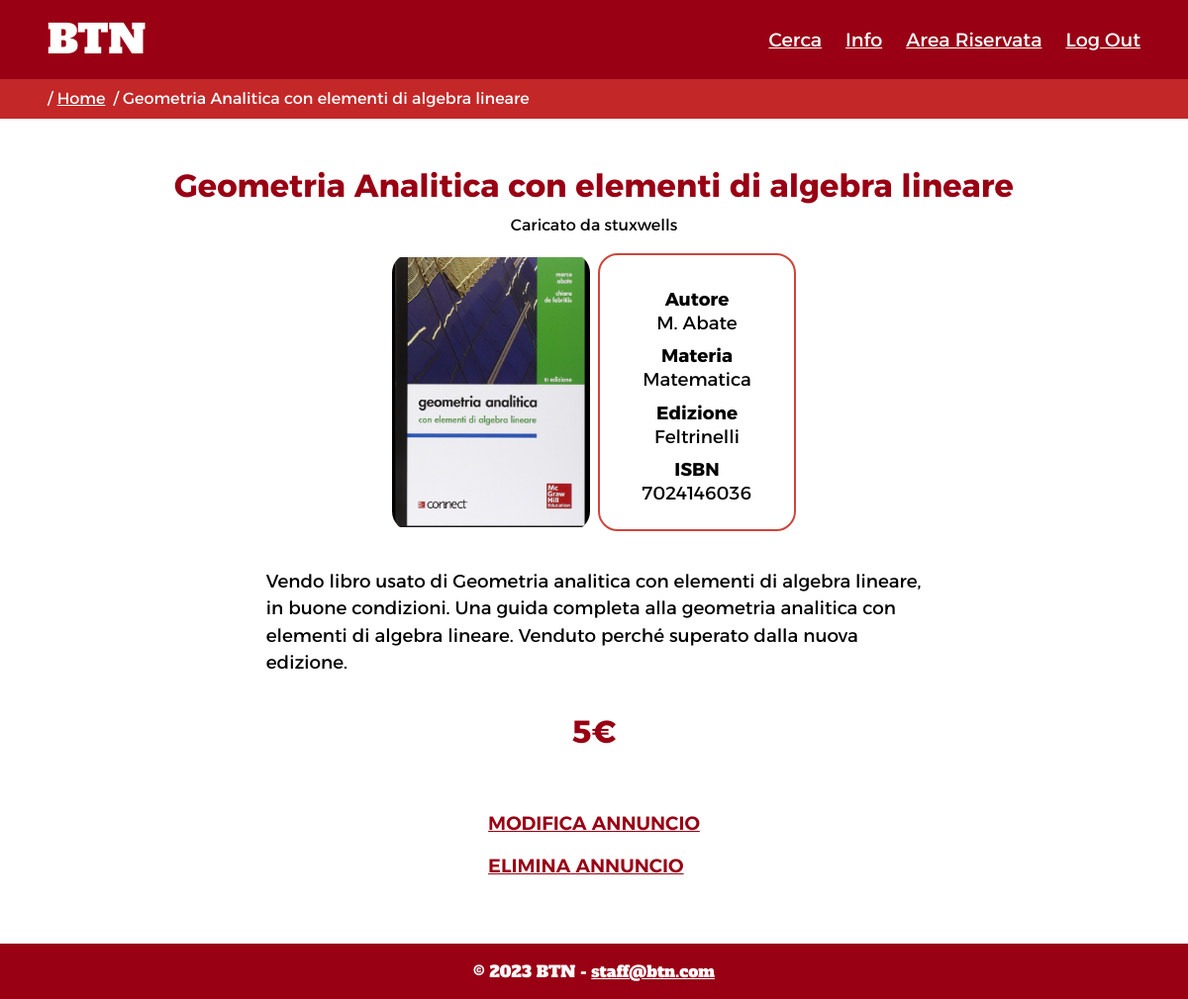
/listing.php?annuncio=206 (signed in), run on the app's committed database.
### tables this page shows
CREATE TABLE `libri` (
  `id` bigint(20) UNSIGNED NOT NULL,
  `autore` varchar(40) NOT NULL,
  `edizione` varchar(40) NOT NULL,
  `ISBN` varchar(13) NOT NULL,
  `mediapath` varchar(300) NOT NULL
);

CREATE TABLE `annunci` (
  `id` bigint(20) UNSIGNED NOT NULL,
  `titolo` varchar(60) NOT NULL,
  `descrizione` varchar(300) NOT NULL,
  `prezzo` double NOT NULL,
  `username` varchar(25) NOT NULL,
  `materia` varchar(60) NOT NULL
);

CREATE TABLE `utenti` (
  `nome` varchar(40) NOT NULL,
  `cognome` varchar(40) NOT NULL,
  `username` varchar(25) NOT NULL,
  `email` varchar(60) NOT NULL,
  `password` varchar(40) NOT NULL,
  `datanascita` date NOT NULL
);

### utils/Database.php (called while the page is built, shortened)
<?php
class Database
{
    private $servername = "localhost";
    private $username = "eitalian";
    private $password = "Uru6oaz3EeGhieje";
    private $dbname = "eitalian";
    private $conn = null;
    public function connect()
    {
        $this->conn = new mysqli($this->servername, $this->username, $this->password, $this->dbname);
    }
    public function query($str)
    {
        if (isset($str) && !empty($str)) {
            $result = $this->conn->query($str);
            return $result;
        }
    }
}

### utils/RichiesteAnnunci.php (called while the page is built, shortened)
<?php
require_once './utils/Authentication.php';
class RichiesteAnnunci
{
    private $auth = null;
    public function __CONSTRUCT()
    {
        $this->auth = new Authentication();
    }
    function getAnnuncio($annuncio)
    {
        $sql = "SELECT * FROM annunci WHERE id = $annuncio";
        $result = $this->auth->db->query($sql);
        $arrayRet = array();
        if ($result->num_rows == 1) {
            $row = $result->fetch_assoc();
            $arrayRet = array("id" => $row['id'], "tipo" => "", "titolo" => $row['titolo'], "descrizione" => $row['descrizione'], "prezzo" => $row['prezzo'], "username" => $row["username"], "mediapath" => "", "materia" => $row['materia'], "autore" => "", "edizione" => "", "isbn" => "", "email" => "");
            $idAnnuncio = $row['id'];
            $sqlTipo = "SELECT * FROM libri JOIN annunci ON annunci.id = libri.id JOIN utenti ON annunci.username=utenti.username WHERE libri.id = $idAnnuncio;";
            $result = $this->auth->db->query($sqlTipo);
            if ($result->num_rows == 1) {
                $row = $result->fetch_assoc();
                $arrayRet['tipo'] = "libri";
                $arrayRet['autore'] = $row['autore'];
                $arrayRet['edizione'] = $row['edizione'];
                $arrayRet['isbn'] = $row['ISBN'];
                $arrayRet['mediapath'] = $row['mediapath'];
                $arrayRet['email'] = $row['email'];
                return $arrayRet;
            }
        }
        return $arrayRet;
    }
}
?>

### utils/listing_control.php (called while the page is built, shortened)
<?php
require_once 'imports.php';
require_once 'RichiesteAnnunci.php';
$request = new RichiesteAnnunci();
if (isset($_GET["annuncio"]) && !empty($_GET["annuncio"])) {
    if (!empty($request->getAnnuncio($_GET["annuncio"]))) {
        $arrayAnnuncio = $request->getAnnuncio($_GET["annuncio"]);
    }else {
        header("Location: ./404.php");
        exit();
    }
}else {
    header("Location: ./404.php");
    exit();
}
?>

### utils/Authentication.php (called while the page is built, shortened)
<?php
require_once "Database.php";
class Authentication
{
    public function __CONSTRUCT()
    {
        $this->db = new Database();
    }
    function getIfLogin()
    {
        if (!isset($_SESSION["loginAccount"]) || empty($_SESSION["loginAccount"]))
            return false;
        else
            return true;
    }
}
?>

### listing.php (the view, shortened to what this page needs)
<?php
require_once "./utils/listing_control.php";
$listing_content = file_get_contents("./contents/listing_content.html");
$user_book = boilerplate($listing_content);
$footer = file_get_contents("./contents/footer.html");
$header = printHeader("annuncio", $auth->getIfLogin());
$breadcrumb = printBreadcrumb("annuncio", $arrayAnnuncio['titolo']);
if ($arrayAnnuncio['tipo'] != "ripetizioni") {
    if (empty($arrayAnnuncio['mediapath'])) {
        $listing_img = '<img src="./assets/imgs/img_placeholder.png" alt="">';
    } else {
        $listing_img = '<img width="300" height="400" src="' . $arrayAnnuncio["mediapath"] . '" alt="">';
    }
    $listing_price = '<p id="listing-price">' . $arrayAnnuncio['prezzo'] . '&euro;</p>';
} else {
    $listing_img = "";
    $listing_price = '<p id="listing-price">' . $arrayAnnuncio['prezzo'] . '&euro;/ora</p>';
}
$listing_title = $arrayAnnuncio['titolo'];
$listing_user = $arrayAnnuncio['username'];
$listing_subject = '<dd>' . $arrayAnnuncio['materia'] . '</dd>';
$listing_descr = '<p id="listing-descr">' . $arrayAnnuncio['descrizione'] . '</p>';
$button_insert_save = '<a role="button" href="./listing.php?annuncio=' . $arrayAnnuncio['id'] . '&insertsave" class="listing-btn">Salva annuncio</a>';
$button_edit = '<a role="button" href="edit_listing.php?categoria=' . $arrayAnnuncio['tipo'] . '&modifica=' . $arrayAnnuncio['id'] . '" class="listing-btn">Modifica annuncio</a>';
$button_delete = '<a role="button" href="edit_listing.php?elimina=' . $arrayAnnuncio['id'] . '" class="listing-btn">Elimina annuncio</a>';
$user_email = '<a id="buttonmail" href="mailto:' . $arrayAnnuncio['email'] . '" class="listing-btn">' . $arrayAnnuncio['email'] . '</a>';
$button_save = "";
if ($auth->getIfLogin())
    $button_save = $button_insert_save;
if ($auth->getIfLogin()) {
    if ($arrayAnnuncio['username'] == $_SESSION["loginAccount"]) {
        $user_book = str_replace('', $button_edit . $button_delete, $user_book);
    } else {
        $user_book = str_replace('', $button_save . $user_email, $user_book);
    }
}
$book_author = "";
$book_author_def = "";
$book_edition = "";
$book_isbn = "";
if (isset($arrayAnnuncio['autore']) && !empty($arrayAnnuncio['autore'])) {
    $book_author = $arrayAnnuncio['autore'];
    $book_author_def = '<dt>Autore</dt>
    <dd>' . $book_author . '</dd>';
}
if (isset($arrayAnnuncio['edizione']) && !empty($arrayAnnuncio['edizione'])) {
    $book_edition = '<dt>Edizione</dt>
    <dd>' . $arrayAnnuncio['edizione'] . '</dd>';
}
if (isset($arrayAnnuncio['isbn']) && !empty($arrayAnnuncio['isbn'])) {
    $book_isbn = '<dt>ISBN</dt>
    <dd>' . $arrayAnnuncio['isbn'] . '</dd>';
}
$keywords = array_merge(explode(' ', $arrayAnnuncio['titolo']), explode(' ', $arrayAnnuncio['autore']), explode(' ', $arrayAnnuncio['materia']));
foreach ($keywords as $keyword) {
    if (strlen($keyword) <= 2) {
        unset($keywords[array_search($keyword, $keywords)]);
    }
}
$keywords = strtolower(implode(', ', array_unique($keywords)));
$header = str_replace('<breadcrumb />', $breadcrumb, $header);
$user_book = str_replace('<php-header />', $header, $user_book);
$user_book = str_replace('php-meta-descr', $arrayAnnuncio['descrizione'], $user_book);
$user_book = str_replace('php-meta-keys', $keywords, $user_book);
$user_book = str_replace('<php-img />', $listing_img, $user_book);
$user_book = str_replace('<php-price />', $listing_price, $user_book);
$user_book = str_replace('<php-title />', $listing_title, $user_book);
$user_book = str_replace('<php-descr />', $listing_descr, $user_book);
$user_book = str_replace('<php-subject />', $listing_subject, $user_book);
$user_book = str_replace('<php-user />', $listing_user, $user_book);
$user_book = str_replace('', $book_author, $user_book);
$user_book = str_replace('<php-author-def />', $book_author_def, $user_book);
$user_book = str_replace('<php-edition-def />', $book_edition, $user_book);
$user_book = str_replace('<php-isbn-def />', $book_isbn, $user_book);
$user_book = str_replace('<php-footer />', $footer, $user_book);
echo $user_book;
?>

### utils/header.php (shortened to what this page needs)
<?php
function printHeader($pagina = 'default', $login)
{
    $header = file_get_contents("./contents/header.html");
    if ($login) {
        $header = str_replace('<li><a href="./login.php">Accedi</a></li>', "", $header);
        $header = str_replace('<li><a href="./registration.php">Registrati</a></li>', "", $header);
    } else {
        $header = str_replace('<li><a href="./area_riservata.php">Area Riservata</a></li>', "", $header);
        $header = str_replace('<li><a href="./area_riservata.php?logout">Log Out</a></li>', "", $header);
    }
    return $header;
}
function printBreadcrumb($pagina, $altro = '')
{
    $breadcrumb = '<nav id="breadcrumb" aria-label="breadcrumb">';
    $breadcrumb .= '<ol>';
    switch ($pagina) {
        case "annuncio":
            $breadcrumb .= '<li><a href="./index.php" lang="en">Home</a></li>';
            $breadcrumb .= '<li >' . $altro . '</li>';
            break;
    }
    $breadcrumb .= '</ol></nav>';
    return $breadcrumb;
}
?>

### css/print.css (style rules this page uses)
html, body { font-family: "Times New Roman", Times, serif; color: black; width: 100%; display: flex; flex-direction: column; min-height: 100vh; }
a { text-decoration: none; }
abbr { text-decoration: none; }
ul { list-style: none; }
header #logo { font-family: "Alfa Slab One"; }
header li { display: none; }
#breadcrumb { display: none; }
footer { padding: 1em; text-align: center; margin-top: auto; width: 100%; }
#listing-content h2 { font-weight: bold; font-size: 30pt; margin: unset; }
#listing-content .single-listing-user { font-size: 15pt; margin: unset; margin-top: 20px; }
#listing-content #listing-descr, #listing-content #listing-price, #listing-content dl { font-size: 20pt; margin: unset; margin-top: 20px; }
#listing-content dt { margin-top: 20px; }
#listing-content dd { margin: unset; }
#listing-content img { float: left; margin-right: 20px; margin-top: 20px; height: 400px; width: auto; }
#listing-content dt { font-weight: bold; }
#listing-content #listing-price { font-weight: bold; font-size: 30pt; }
#listing-content #listing-buttons { display: none; }

### data on the page
libri: id.titolo "Geometria Analitica con elementi di algebra lineare", autore.descrizione "Geometria Analitica con elementi di algebra lineare Caricato da stuxwells Materia © 2023 BTN - staff@btn.com", mediapath (picture), autore "M. Abate", id.materia "Matematica", edizione "Feltrinelli", ISBN "7024146036", id.descrizione "Vendo libro usato di Geometria analitica con elementi di algebra lineare, in buone condizioni. Una guida completa alla geometria analitica con elementi di algebra lineare. Venduto perché superato dalla nuova edizione.", id.prezzo "5"

### other printed values
str_replace('<li><a href="./login.php">Accedi</a></li>', "", $header) "BTN Cerca Info Area Riservata Log Out"
